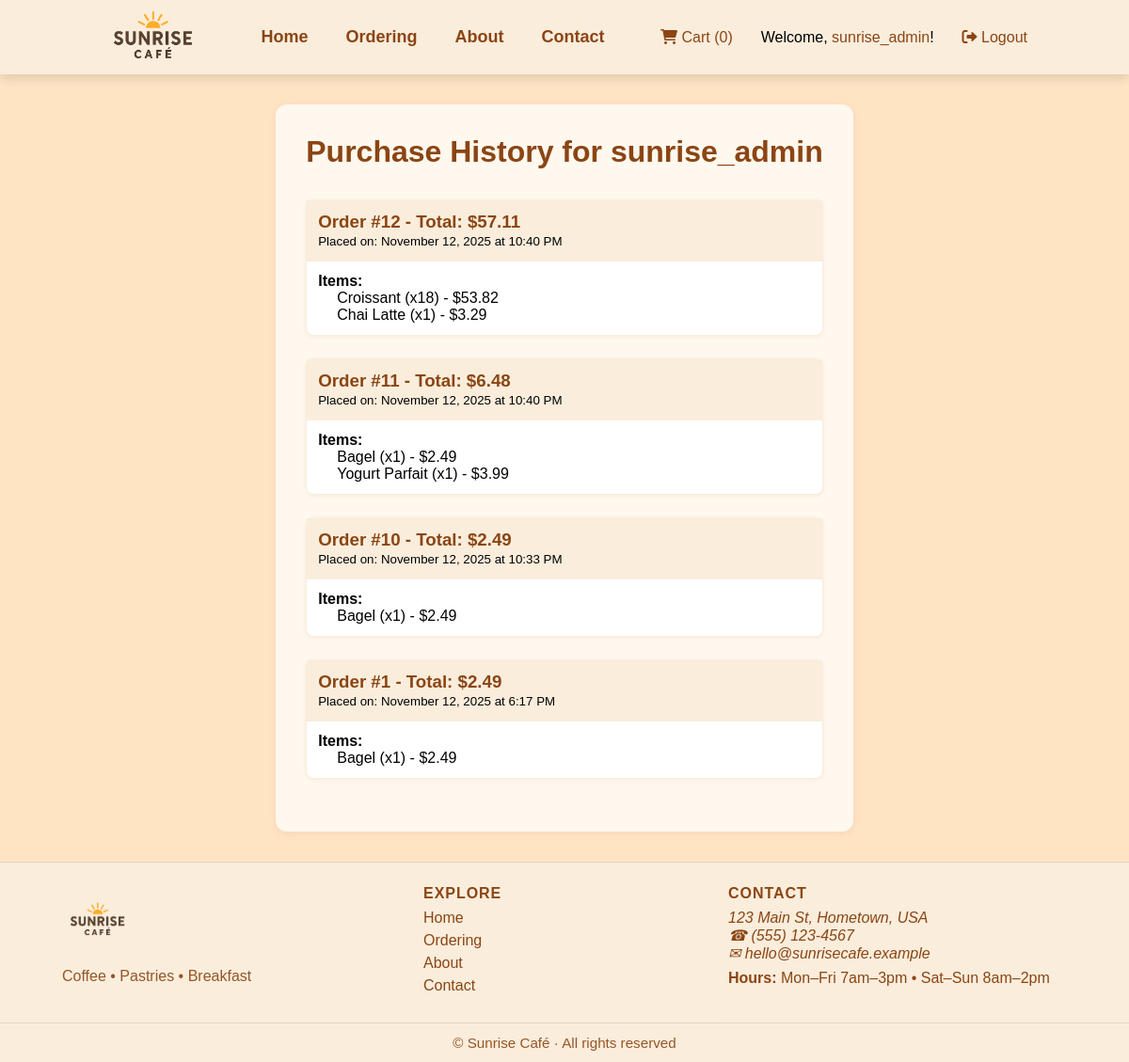
Page /my_history (signed in) on the committed database.
### Sunrise Website updated/app.py (models this page shows, shortened)
class User(db.Model, UserMixin):
    id = db.Column(db.Integer, primary_key=True)
    username = db.Column(db.String(20), unique=True, nullable=False)
    email = db.Column(db.String(120), unique=True, nullable=False)
    password_hash = db.Column(db.String(60), nullable=False)
    is_admin = db.Column(db.Boolean, nullable=False, default=False) # Added admin flag
    orders = db.relationship('Order', backref='user', lazy=True)

class Order(db.Model):
    id = db.Column(db.Integer, primary_key=True)
    order_date = db.Column(db.DateTime, nullable=False, default=datetime.datetime.utcnow)
    total_price = db.Column(db.Float, nullable=False)
    user_id = db.Column(db.Integer, db.ForeignKey('user.id'), nullable=True)
    items = db.relationship('OrderItem', backref='order', lazy=True)

class OrderItem(db.Model):
    id = db.Column(db.Integer, primary_key=True)
    item_name = db.Column(db.String(100), nullable=False)
    price = db.Column(db.Float, nullable=False)
    quantity = db.Column(db.Integer, nullable=False)
    order_id = db.Column(db.Integer, db.ForeignKey('order.id'), nullable=False)

### Sunrise Website updated/app.py (the view)
@app.route('/my_history')
@login_required
def my_history():
    user = current_user
    orders = Order.query.filter_by(user_id=current_user.id).order_by(Order.order_date.desc()).all()
    return render_template('user_history.html', user=user, orders=orders)

### Sunrise Website updated/app.py (called while the page is built)
@login_manager.user_loader
def load_user(user_id):
    return User.query.get(int(user_id))

### Sunrise Website updated/templates/user_history.html (shortened to what this page needs)
{% extends "template.html" %}
{% block head %}
  <link rel="stylesheet" href="{{url_for('static', filename='admin.css')}}">
{% endblock %}
{% block body %}
  <main class="admin-main container">
    <h1>Purchase History for {{ user.username }}</h1>
    {% if not orders %}
      <p>{{ user.username }} has not placed any orders.</p>
    {% else %}
      {% for order in orders %}
        <div class="order-card">
          <div class="order-header">
            <h3>
              Order #{{ order.id }} - Total: ${{ "%.2f"|format(order.total_price) }}
            </h3>
            <small class="utc-timestamp" data-utc-date="{{ order.order_date.isoformat() }}">
            </small>
          </div>
          <div class="order-body">
            <strong>Items:</strong>
            <ul>
              {% for item in order.items %}
                <li>
                  {{ item.item_name }} (x{{ item.quantity }}) - ${{ "%.2f"|format(item.price) }}
                </li>
              {% endfor %}
            </ul>
          </div>
        </div>
      {% endfor %}
    {% endif %}
  </main>
{% endblock %}

### Sunrise Website updated/templates/template.html (shortened to what this page needs)
<!DOCTYPE html>
<html lang="en">
  <head>
    <link rel="stylesheet" href="https://cdnjs.cloudflare.com/ajax/libs/font-awesome/6.0.0-beta3/css/all.min.css">
    {% block head %}{% endblock %}
  </head>
  <body class = "{% block bodyclass %}{% endblock %}">
    <header class="site-header container">
    <h1 class="logo"><img src="{{url_for('static', filename='Images/image.png')}}" alt="Sunrise Cafe Logo"></h1>
    <nav class="main-nav">
      <ul>
        <li><a href="{{url_for('index')}}">Home</a></li>
        <li><a href="{{url_for('ordering')}}">Ordering</a></li>
        <li><a href="{{url_for('about')}}">About</a></li>
        <li><a href="#footer">Contact</a></li>
      </ul>
    </nav>
    <div class="icons">
    <a href="{{url_for('cart')}}" id="cart-link">
        <i class="fa-solid fa-cart-shopping"></i> Cart (<span id="cart-count">0</span>)
    </a>
    {% if current_user.is_authenticated %}
      {% if current_user.is_admin %}
        <span class="nav-welcome">
          Welcome, <a href="{{ url_for('admin') }}" class="admin-link">{{ current_user.username }}</a>!
        </span>
      {% else %}
        <span class="nav-welcome">
          Welcome, <a href="{{ url_for('my_history') }}" class="admin-link">{{ current_user.username }}</a>!
        </span>
      {% endif %}
      <a href="{{url_for('logout')}}" class="login-link">
        <i class="fa-solid fa-sign-out-alt"></i> Logout
      </a>
    {% else %}
      <a href="#" id="login-btn" class="login-link">
        <i class="fa-solid fa-user"></i> Login
      </a>
    {% endif %}
    </div>
    </header>
    {% block body %}{% endblock %}
    <footer id="footer" class="site-footer container" aria-label="Site footer">
      <div class="footer-inner">
        <section class="footer-col brand">
          <h2 class="footer-logo">
            <img src="{{url_for('static', filename='Images/image.png')}}" alt="Sunrise Cafe Logo">
          </h2>
          <p class="footer-tagline">Coffee • Pastries • Breakfast</p>
        </section>
        <nav class="footer-col links" aria-label="Quick links">
          <h3>Explore</h3>
          <ul>
            <li><a href="{{url_for('index')}}">Home</a></li>
            <li><a href="{{url_for('ordering')}}">Ordering</a></li>
            <li><a href="{{url_for('about')}}">About</a></li>
            <li><a href="#footer">Contact</a></li>
          </ul>
        </nav>
        <section class="footer-col contact" aria-label="Contact">
          <h3>Contact</h3>
          <address>
            123 Main St, Hometown, USA<br>
            <a href="tel:+15551234567" class="footer-link">☎ (555) 123-4567</a><br>
            <a href="mailto:hello@sunrisecafe.example" class="footer-link">✉ hello@sunrisecafe.example</a>
          </address>
          <p class="hours"><strong>Hours:</strong> Mon–Fri 7am–3pm • Sat–Sun 8am–2pm</p>
        </section>
      </div>
      <div class="footer-bottom">
        ©  Sunrise Café · All rights reserved
      </div>
    </footer>
  </body>
</html>

### Sunrise Website updated/static/admin.css (style rules this page uses)
.admin-main { max-width: 900px; margin: 2em auto; padding: 2em; background: #fff8ee; border-radius: 12px; box-shadow: 0 2px 8px rgba(139,69,19,0.08); }
.admin-main h1 { color: #8B4513; margin-bottom: 1em; }
.order-card { background: #fff; border: 1px solid #faeddc; border-radius: 8px; margin-bottom: 1.5em; box-shadow: 0 1px 4px rgba(139,69,19,0.08); }
.order-header { background: #faeddc; padding: 12px; border-bottom: 1px solid #faeddc; }
.order-header h3 { margin: 0; color: #8B4513; }
.order-body { padding: 12px; }
.order-body ul { margin-left: 20px; }

### Sunrise Website updated/static/base.css (style rules this page uses)
* { margin: 0; padding: 0; box-sizing: border-box; list-style: none; font-family: 'Comic Sans MS', sans-serif; text-decoration: none; }
html { scroll-behavior: smooth; }
body { min-height: 100vh; display: flex; flex-direction: column; background-color: bisque; }
header { display: flex; justify-content: space-between; align-items: center; padding: 0 8px; background: #faeddc; box-shadow: 0 5px 10px rgba(0,0,0,0.11); height: 79px; }
.logo img { height: 110px; width: auto; object-fit: contain; vertical-align: middle; padding-left: 100px; }
.main-nav ul { display: flex; flex-direction: row; gap: 40px; align-items: center; font-weight: bold; font-size: large; }
.main-nav a { color: #8B4513; transition: background 0.2s, color 0.2s; }
.icons { display: flex; gap: 30px; align-items: center; padding-right: 100px; }
.icons a, .icons a i { color: #8B4513; transition: color 0.2s; }
.site-footer { background: #faeddc; color: #8B4513; border-top: 1px solid rgba(0,0,0,0.11); margin-top: auto; }
.site-footer a { color: #8B4513; text-decoration: none; }
.footer-inner { max-width: 1100px; margin: 0 auto; padding: 24px 16px; display: grid; gap: 24px; grid-template-columns: 1.2fr 1fr 1.2fr; }
.footer-col h3 { margin: 0 0 8px; font-size: 1rem; text-transform: uppercase; letter-spacing: .06em; }
.footer-logo img { height: 76px; width: auto; object-fit: contain; }
.footer-tagline { margin-top: 6px; opacity: .9; }
.footer-col ul { padding: 0; margin: 0; }
.footer-col li { margin: 6px 0; }
.hours { margin-top: 8px; }
.footer-bottom { border-top: 1px solid rgba(0,0,0,0.11); text-align: center; padding: 12px 16px; font-size: .95rem; opacity: .9; }

### rows in the picture
User: username "sunrise_admin"
Order: id "12", total_price "57.11"
OrderItem: item_name "Croissant", quantity "18", price "53.82"
OrderItem: item_name "Chai Latte", quantity "1", price "3.29"
Order: id "11", total_price "6.48"
OrderItem: item_name "Bagel", quantity "1", price "2.49"
OrderItem: item_name "Yogurt Parfait", quantity "1", price "3.99"
Order: id "10", total_price "2.49"
OrderItem: item_name "Bagel", quantity "1", price "2.49"
Order: id "1", total_price "2.49"
OrderItem: item_name "Bagel", quantity "1", price "2.49"
